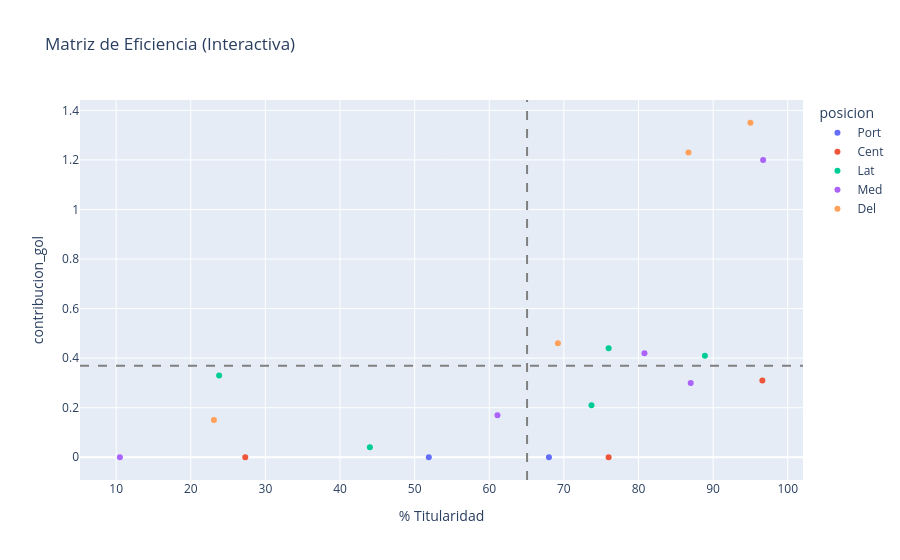

Notebook source saved alongside this figure:
### Markdown cell above
## 2. Relación entre Titularidad y Producción Ofensiva

Analizamos si una mayor presencia en el XI inicial (`pct_titularidad`) se traduce proporcionalmente en una mayor aportación de gol (`contribucion_gol`). 

Las líneas discontinuas representan la **media del equipo**, dividiendo el gráfico en 4 cuadrantes analíticos:
- **Cuadrante Superior Derecho:** Jugadores titulares e indiscutibles de alto impacto.
- **Cuadrante Superior Izquierdo:** *Revulsivos eficaces* (alto rendimiento en menos minutos).

### Code cell
fig1 = px.scatter(
    df, 
    x='pct_titularidad', 
    y='contribucion_gol',
    color='posicion',
    hover_name='nombre',                  # Muestra el nombre al pasar el cursor
    hover_data=['goles', 'asist'],        # Muestra datos extra en la ventana emergente
    labels={'pct_titularidad': '% Titularidad', 'produccion_x_part': 'Producción / Partido'},
    title="Matriz de Eficiencia (Interactiva)"
)

# 3. Líneas de referencia (Promedios)
fig1.add_vline(x=df['pct_titularidad'].mean(), line_dash="dash", line_color="gray")
fig1.add_hline(y=df['contribucion_gol'].mean(), line_dash="dash", line_color="gray")

fig1.show(renderer="vscode")

### Figure 1 — Plotly figure (JSON) as saved in the notebook; plotly's stock layout.template omitted (floating-point values rounded to 4 significant figures)
{"data": [{"customdata": [[0, 0], [0, 0]], "hovertemplate": "<b>%{hovertext}</b><br><br>posicion=Port<br>% Titularidad=%{x}<br>contribucion_gol=%{y}<br>goles=%{customdata[0]}<br>asist=%{customdata[1]}<extra></extra>", "hovertext": ["Jorge Rodriguez", "Javier Sanchez"], "legendgroup": "Port", "marker": {"color": "#636efa", "symbol": "circle"}, "mode": "markers", "name": "Port", "orientation": "v", "showlegend": true, "type": "scatter", "x": [68.0, 51.9], "xaxis": "x", "y": [0.0, 0.0], "yaxis": "y"}, {"customdata": [[0, 0], [0, 0], [7, 2]], "hovertemplate": "<b>%{hovertext}</b><br><br>posicion=Cent<br>% Titularidad=%{x}<br>contribucion_gol=%{y}<br>goles=%{customdata[0]}<br>asist=%{customdata[1]}<extra></extra>", "hovertext": ["Manuel Hermoso", "Martin Peiro", "Miguel Gutierrez"], "legendgroup": "Cent", "marker": {"color": "#EF553B", "symbol": "circle"}, "mode": "markers", "name": "Cent", "orientation": "v", "showlegend": true, "type": "scatter", "x": [76.0, 27.3, 96.6], "xaxis": "x", "y": [0.0, 0.0, 0.31], "yaxis": "y"}, {"customdata": [[5, 6], [4, 7], [2, 5], [1, 3], [1, 0]], "hovertemplate": "<b>%{hovertext}</b><br><br>posicion=Lat<br>% Titularidad=%{x}<br>contribucion_gol=%{y}<br>goles=%{customdata[0]}<br>asist=%{customdata[1]}<extra></extra>", "hovertext": ["Kosta Velazco", "Jaime Cerezo", "Alejandro Martinez", "Pablo Leon", "Hugo Mauro"], "legendgroup": "Lat", "marker": {"color": "#00cc96", "symbol": "circle"}, "mode": "markers", "name": "Lat", "orientation": "v", "showlegend": true, "type": "scatter", "x": [76.0, 88.9, 23.8, 73.7, 44.0], "xaxis": "x", "y": [0.44, 0.41, 0.33, 0.21, 0.04], "yaxis": "y"}, {"customdata": [[3, 8], [5, 2], [0, 0], [15, 21], [1, 2]], "hovertemplate": "<b>%{hovertext}</b><br><br>posicion=Med<br>% Titularidad=%{x}<br>contribucion_gol=%{y}<br>goles=%{customdata[0]}<br>asist=%{customdata[1]}<extra></extra>", "hovertext": ["Cesar Garcia", "Alvaro Cano", "Mario Andres", "Diego Baptista", "Alvaro Ruiz"], "legendgroup": "Med", "marker": {"color": "#ab63fa", "symbol": "circle"}, "mode": "markers", "name": "Med", "orientation": "v", "showlegend": true, "type": "scatter", "x": [80.8, 87.0, 10.5, 96.7, 61.1], "xaxis": "x", "y": [0.42, 0.3, 0.0, 1.2, 0.17], "yaxis": "y"}, {"customdata": [[30, 7], [2, 0], [19, 8], [7, 5]], "hovertemplate": "<b>%{hovertext}</b><br><br>posicion=Del<br>% Titularidad=%{x}<br>contribucion_gol=%{y}<br>goles=%{customdata[0]}<br>asist=%{customdata[1]}<extra></extra>", "hovertext": ["Alejandro Galindo", "Carlos Born", "Hugo Diaz", "Sergio Velazco"], "legendgroup": "Del", "marker": {"color": "#FFA15A", "symbol": "circle"}, "mode": "markers", "name": "Del", "orientation": "v", "showlegend": true, "type": "scatter", "x": [86.7, 23.1, 95.0, 69.2], "xaxis": "x", "y": [1.23, 0.15, 1.35, 0.46], "yaxis": "y"}], "layout": {"legend": {"title": {"text": "posicion"}, "tracegroupgap": 0}, "shapes": [{"line": {"color": "gray", "dash": "dash"}, "type": "line", "x0": 65.07, "x1": 65.07, "xref": "x", "y0": 0, "y1": 1, "yref": "y domain"}, {"line": {"color": "gray", "dash": "dash"}, "type": "line", "x0": 0, "x1": 1, "xref": "x domain", "y0": 0.3695, "y1": 0.3695, "yref": "y"}], "title": {"text": "Matriz de Eficiencia (Interactiva)"}, "xaxis": {"anchor": "y", "domain": [0, 1], "title": {"text": "% Titularidad"}}, "yaxis": {"anchor": "x", "domain": [0, 1], "title": {"text": "contribucion_gol"}}}}
